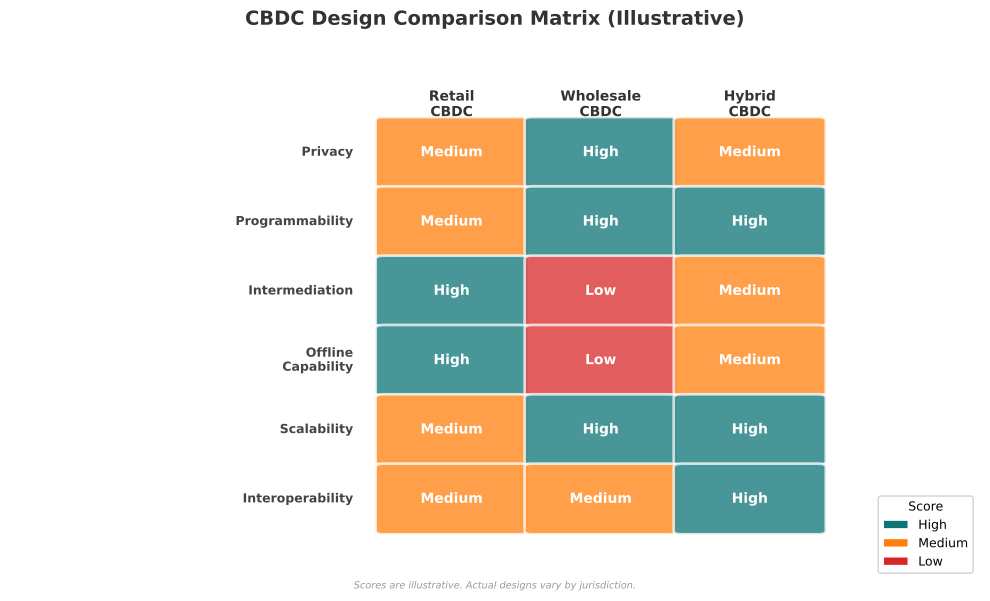

Generate this figure with Python:
"""
Figure 09: CBDC Design Comparison
Matrix/heatmap comparing CBDC design dimensions: Retail vs. Wholesale
on axes of Privacy, Programmability, Intermediation, Offline Capability.
"""
import sys
import os
sys.path.insert(0, os.path.join(os.path.dirname(__file__), '..', '..', '_shared'))

import matplotlib
matplotlib.use('Agg')
import matplotlib.pyplot as plt
import matplotlib.patches as mpatches
import numpy as np

try:
    from chart_styles import V4_COLORS, apply_v4_style, save_chart
except ImportError:
    V4_COLORS = {
        'MLPURPLE': '#9467BD', 'MLBLUE': '#1F77B4', 'MLRED': '#D62728',
        'MLORANGE': '#FF7F0E', 'MLGREEN': '#2CA02C', 'MLGRAY': '#7F7F7F',
        'MLTEAL': '#0D7377', 'MLCYAN': '#14BDEB', 'MLYELLOW': '#BCBD22',
        'MLPINK': '#E377C2', 'MLBROWN': '#8C564B',
    }
    def apply_v4_style(ax, title='', xlabel='', ylabel=''):
        ax.set_title(title, fontsize=14, fontweight='bold', pad=15, color='#333333')
        if xlabel: ax.set_xlabel(xlabel, fontsize=11, color='#555555')
        if ylabel: ax.set_ylabel(ylabel, fontsize=11, color='#555555')
        ax.spines['top'].set_visible(False)
        ax.spines['right'].set_visible(False)
        ax.spines['left'].set_color('#CCCCCC')
        ax.spines['bottom'].set_color('#CCCCCC')
        ax.tick_params(colors='#555555', labelsize=9)
        ax.set_facecolor('white')
        return ax
    def save_chart(fig, filename='chart.pdf', dpi=300):
        fig.tight_layout()
        fig.savefig(filename, format='pdf', bbox_inches='tight', dpi=dpi, facecolor='white')
        plt.close(fig)
        print(f'Saved: {filename}')

CHART_METADATA = {
    'title': 'CBDC Design Comparison Matrix',
    'type': 'comparison_bar',
    'section': 'CBDCs and Digital Currency',
    'lecture_number': 3,
}

np.random.seed(42)

# Design dimensions (rows) and CBDC types (columns)
dimensions = ['Privacy', 'Programmability', 'Intermediation', 'Offline\nCapability',
              'Scalability', 'Interoperability']
cbdc_types = ['Retail\nCBDC', 'Wholesale\nCBDC', 'Hybrid\nCBDC']

# ILLUSTRATIVE scores (1=Low, 2=Medium, 3=High)
# Rows: dimensions, Columns: cbdc_types
scores = np.array([
    [2, 3, 2],   # Privacy
    [2, 3, 3],   # Programmability
    [3, 1, 2],   # Intermediation (retail needs more intermediaries)
    [3, 1, 2],   # Offline Capability
    [2, 3, 3],   # Scalability
    [2, 2, 3],   # Interoperability
])

labels_map = {1: 'Low', 2: 'Medium', 3: 'High'}
color_map = {
    1: V4_COLORS['MLRED'],
    2: V4_COLORS['MLORANGE'],
    3: V4_COLORS['MLTEAL'],
}

fig, ax = plt.subplots(1, 1, figsize=(10, 6))

# Draw heatmap manually for better control
cell_w, cell_h = 1.0, 1.0

for i, dim in enumerate(dimensions):
    for j, ctype in enumerate(cbdc_types):
        score = scores[i, j]
        color = color_map[score]
        rect = mpatches.FancyBboxPatch(
            (j * cell_w + 2.5, (len(dimensions) - 1 - i) * cell_h + 0.5),
            cell_w - 0.08, cell_h - 0.08,
            boxstyle="round,pad=0.05",
            facecolor=color, edgecolor='white', linewidth=2, alpha=0.75)
        ax.add_patch(rect)
        ax.text(j * cell_w + 2.5 + (cell_w - 0.08) / 2,
                (len(dimensions) - 1 - i) * cell_h + 0.5 + (cell_h - 0.08) / 2,
                labels_map[score], ha='center', va='center',
                fontsize=10, fontweight='bold', color='white')

# Row labels (dimensions)
for i, dim in enumerate(dimensions):
    ax.text(2.3, (len(dimensions) - 1 - i) * cell_h + 0.5 + (cell_h - 0.08) / 2,
            dim, ha='right', va='center', fontsize=9, fontweight='bold', color='#444444')

# Column labels (CBDC types)
for j, ctype in enumerate(cbdc_types):
    ax.text(j * cell_w + 2.5 + (cell_w - 0.08) / 2,
            len(dimensions) * cell_h + 0.65,
            ctype, ha='center', va='center',
            fontsize=10, fontweight='bold', color='#333333')

# Legend
legend_patches = [
    mpatches.Patch(facecolor=color_map[3], edgecolor='white', label='High'),
    mpatches.Patch(facecolor=color_map[2], edgecolor='white', label='Medium'),
    mpatches.Patch(facecolor=color_map[1], edgecolor='white', label='Low'),
]
ax.legend(handles=legend_patches, loc='lower right', fontsize=9,
          frameon=True, framealpha=0.9, edgecolor='#CCCCCC', title='Score',
          title_fontsize=9)

ax.set_xlim(0, 6.5)
ax.set_ylim(-0.2, len(dimensions) * cell_h + 1.5)
ax.axis('off')

ax.set_title('CBDC Design Comparison Matrix (Illustrative)',
             fontsize=14, fontweight='bold', pad=15, color='#333333')

fig.text(0.5, 0.01,
         'Scores are illustrative. Actual designs vary by jurisdiction.',
         ha='center', fontsize=7, fontstyle='italic', color='#999999')

output_path = os.path.join(os.path.dirname(__file__), 'chart.pdf')
save_chart(fig, output_path)
